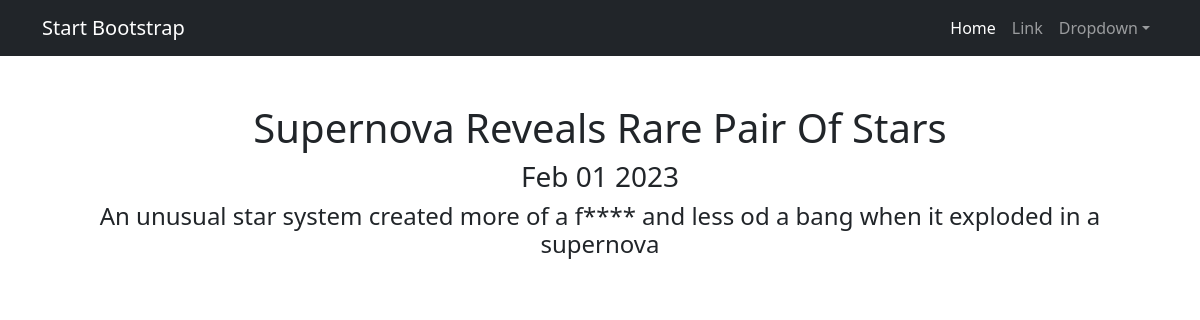
The page /news/1/ on the database its author committed.
### news_portal/models.py (models this page shows, shortened)
class Post(models.Model):
    news = "NS"
    article = "AC"
    TYPE = [
        (news, 'News'),
        (article, 'Article')
    ]
    author = models.ForeignKey("Author", on_delete=models.CASCADE)
    type = models.CharField(max_length=2, choices=TYPE, default=news)
    post_time_in = models.DateTimeField(auto_now_add=True)
    category = models.ManyToManyField("Category", through="PostCategory")
    title = models.CharField(max_length=255)
    post_text = models.TextField()
    post_rating = models.FloatField(default=0.0)
    def __str__(self):
        return f'{self.title.title()}'

### news_portal/views.py (the view)
# urls.py: path('<int:pk>/', (NewsDetail.as_view()), name='news_detail'),
class NewsDetail(DetailView):
    model = Post
    template_name = "post.html"
    context_object_name = 'post'
    def get_object(self, *args, **kwargs):
        obj = cache.get(f'news-{self.kwargs["pk"]}', None)
        if not obj:
            obj = super().get_object(queryset=self.queryset)
            cache.set(f'news-{self.kwargs["pk"]}', obj)
        return obj

### news_portal/templatetags/news_filters.py (called while the page is built)
@register.filter()
def cenzor(value):
    mat = ['idiot', 'fizz', 'nasty', 'euro']
    word = ''
    text = value.split()
    for i in range(len(text)):
        for j in mat:
            if j in text[i].lower():
                for c in (text[i]):
                    word += '*' if c.isalpha() else c
                    text[i] = text[i][0] + word
    return ' '.join(text)

### templates/post.html (shortened to what this page needs)
{% extends 'flatpages/default.html' %}
{% load news_filters %}
{% load cache %}
{% cache 20 post %}
    {% block content %}
        <h1>{{ post }}</h1>
        <h3>{{ post.post_time_in | date:'M d Y' }}</h3>
        <h4>{{ post.post_text | cenzor }}</h4>
    {% endblock content %}
{% endcache %}

### rows shown on the page
Post: title "Supernova Reveals Rare Pair Of Stars", post_time_in "Feb 01 2023", post_text|cenzor "An unusual star system created more of a f**** and less od a bang when it exploded in a supernova"
